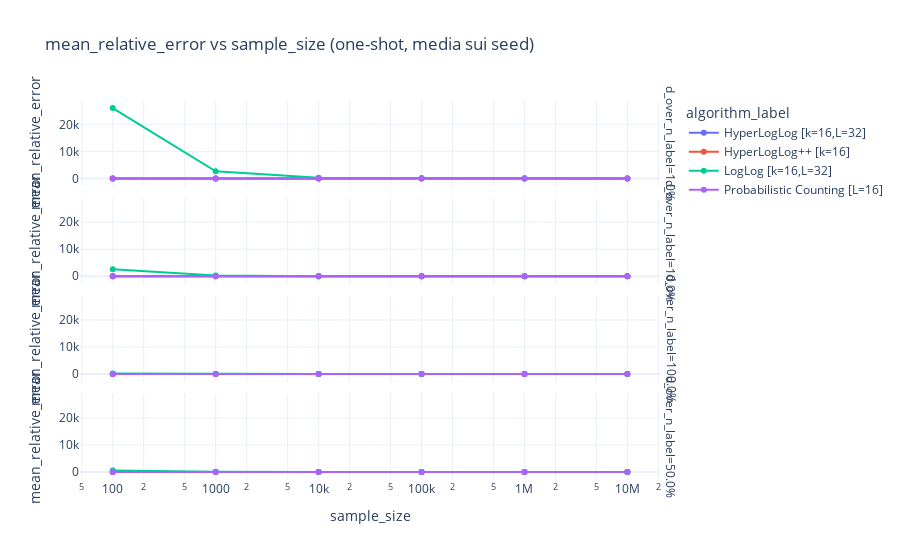
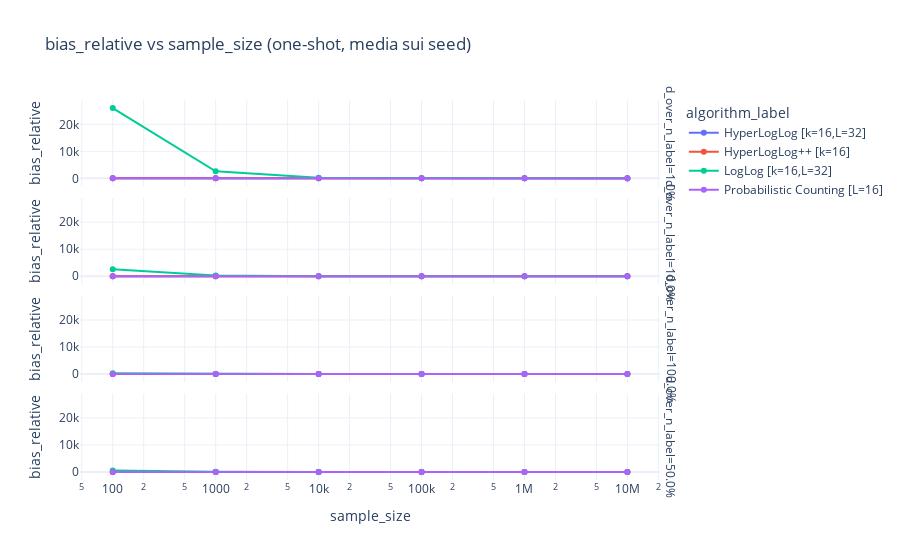
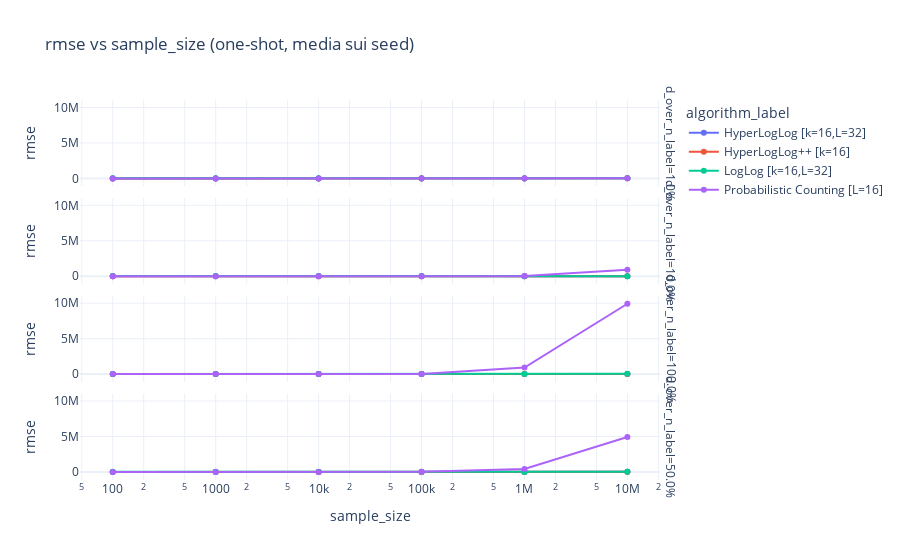
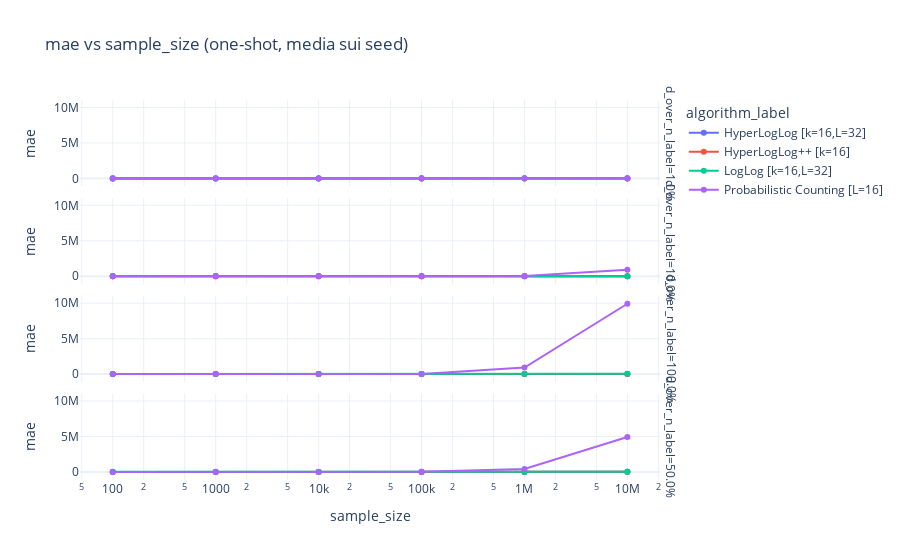

Here is the notebook cell these charts were saved with, in order:
### Code cell
metrics = ['mean_relative_error', 'bias_relative', 'rmse', 'mae', 'rse_observed']

agg = (
    df.groupby(['algorithm_label', 'sample_size', 'd_over_n_label'], as_index=False)[metrics]
      .mean()
)

for metric in metrics:
    fig = px.line(
        agg,
        x='sample_size',
        y=metric,
        color='algorithm_label',
        facet_row='d_over_n_label',
        markers=True,
        title=f'{metric} vs sample_size (one-shot, media sui seed)'
    )
    fig.update_layout(
        template='plotly_white',
        dragmode='zoom',
        legend=dict(itemclick='toggle', itemdoubleclick='toggleothers')
    )
    fig.update_xaxes(type='log', fixedrange=False)
    fig.update_yaxes(fixedrange=False)
    fig.show(config=PLOT_CONFIG)
